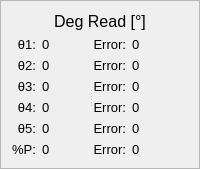
    <widget class="QFrame" name="degRead">
     <property name="frameShape">
      <enum>QFrame::StyledPanel</enum>
     </property>
     <property name="frameShadow">
      <enum>QFrame::Sunken</enum>
     </property>
     <property name="lineWidth">
      <number>2</number>
     </property>
     <layout class="QVBoxLayout" name="verticalLayout_15">
      <item>
       <widget class="QLabel" name="label_5">
        <property name="font">
         <font>
          <pointsize>12</pointsize>
         </font>
        </property>
        <property name="text">
         <string>Deg Read [°]</string>
        </property>
        <property name="alignment">
         <set>Qt::AlignCenter</set>
        </property>
       </widget>
      </item>
      <item>
       <widget class="QSplitter" name="splitter_2">
        <property name="orientation">
         <enum>Qt::Horizontal</enum>
        </property>
        <property name="childrenCollapsible">
         <bool>false</bool>
        </property>
        <widget class="QWidget" name="layoutWidget">
         <property name="font">
          <font/>
         </property>
         <layout class="QHBoxLayout" name="horizontalLayout_7">
          <item>
           <layout class="QVBoxLayout" name="verticalLayout_8">
            <item>
             <widget class="QLabel" name="teta1_dir">
              <property name="sizePolicy">
               <sizepolicy hsizetype="Minimum" vsizetype="Fixed">
                <horstretch>0</horstretch>
                <verstretch>0</verstretch>
               </sizepolicy>
              </property>
              <property name="font">
               <font>
                <pointsize>10</pointsize>
               </font>
              </property>
              <property name="text">
               <string>θ1:</string>
              </property>
              <property name="alignment">
               <set>Qt::AlignRight|Qt::AlignTrailing|Qt::AlignVCenter</set>
              </property>
             </widget>
            </item>
            <item>
             <widget class="QLabel" name="teta2_dir">
              <property name="sizePolicy">
               <sizepolicy hsizetype="Minimum" vsizetype="Fixed">
                <horstretch>0</horstretch>
                <verstretch>0</verstretch>
               </sizepolicy>
              </property>
              <property name="font">
               <font>
                <pointsize>10</pointsize>
               </font>
              </property>
              <property name="text">
               <string>θ2:</string>
              </property>
              <property name="alignment">
               <set>Qt::AlignRight|Qt::AlignTrailing|Qt::AlignVCenter</set>
              </property>
             </widget>
            </item>
            <item>
             <widget class="QLabel" name="teta3_dit">
              <property name="sizePolicy">
               <sizepolicy hsizetype="Minimum" vsizetype="Fixed">
                <horstretch>0</horstretch>
                <verstretch>0</verstretch>
               </sizepolicy>
              </property>
              <property name="font">
               <font>
                <pointsize>10</pointsize>
               </font>
              </property>
              <property name="text">
               <string>θ3:</string>
              </property>
              <property name="alignment">
               <set>Qt::AlignRight|Qt::AlignTrailing|Qt::AlignVCenter</set>
              </property>
             </widget>
            </item>
            <item>
             <widget class="QLabel" name="teta4_dit">
              <property name="sizePolicy">
               <sizepolicy hsizetype="Minimum" vsizetype="Fixed">
                <horstretch>0</horstretch>
                <verstretch>0</verstretch>
               </sizepolicy>
              </property>
              <property name="font">
               <font>
                <pointsize>10</pointsize>
               </font>
              </property>
              <property name="text">
               <string>θ4:</string>
              </property>
              <property name="alignment">
               <set>Qt::AlignRight|Qt::AlignTrailing|Qt::AlignVCenter</set>
              </property>
             </widget>
            </item>
            <item>
             <widget class="QLabel" name="teta5_dir">
              <property name="sizePolicy">
               <sizepolicy hsizetype="Minimum" vsizetype="Fixed">
                <horstretch>0</horstretch>
                <verstretch>0</verstretch>
               </sizepolicy>
              </property>
              <property name="font">
               <font>
                <pointsize>10</pointsize>
               </font>
              </property>
              <property name="text">
               <string>θ5:</string>
              </property>
              <property name="alignment">
               <set>Qt::AlignRight|Qt::AlignTrailing|Qt::AlignVCenter</set>
              </property>
             </widget>
            </item>
            <item>
             <widget class="QLabel" name="teta6_dir">
              <property name="sizePolicy">
               <sizepolicy hsizetype="Minimum" vsizetype="Fixed">
                <horstretch>0</horstretch>
                <verstretch>0</verstretch>
               </sizepolicy>
              </property>
              <property name="font">
               <font>
                <pointsize>10</pointsize>
               </font>
              </property>
              <property name="text">
               <string>%P:</string>
              </property>
              <property name="alignment">
               <set>Qt::AlignRight|Qt::AlignTrailing|Qt::AlignVCenter</set>
              </property>
             </widget>
            </item>
           </layout>
          </item>
          <item>
           <layout class="QVBoxLayout" name="verticalLayout_11">
            <item>
             <widget class="QLabel" name="thR1">
              <property name="sizePolicy">
               <sizepolicy hsizetype="Expanding" vsizetype="Fixed">
                <horstretch>0</horstretch>
                <verstretch>0</verstretch>
               </sizepolicy>
              </property>
              <property name="font">
               <font>
                <pointsize>10</pointsize>
               </font>
              </property>
              <property name="text">
               <string>0</string>
              </property>
              <property name="alignment">
               <set>Qt::AlignLeading|Qt::AlignLeft|Qt::AlignVCenter</set>
              </property>
             </widget>
            </item>
            <item>
             <widget class="QLabel" name="thR2">
              <property name="sizePolicy">
               <sizepolicy hsizetype="Expanding" vsizetype="Fixed">
                <horstretch>0</horstretch>
                <verstretch>0</verstretch>
               </sizepolicy>
              </property>
              <property name="font">
               <font>
                <pointsize>10</pointsize>
               </font>
              </property>
              <property name="text">
               <string>0</string>
              </property>
              <property name="alignment">
               <set>Qt::AlignLeading|Qt::AlignLeft|Qt::AlignVCenter</set>
              </property>
             </widget>
            </item>
            <item>
             <widget class="QLabel" name="thR3">
              <property name="sizePolicy">
               <sizepolicy hsizetype="Expanding" vsizetype="Fixed">
                <horstretch>0</horstretch>
                <verstretch>0</verstretch>
               </sizepolicy>
              </property>
              <property name="font">
               <font>
                <pointsize>10</pointsize>
               </font>
              </property>
              <property name="text">
               <string>0</string>
              </property>
              <property name="alignment">
               <set>Qt::AlignLeading|Qt::AlignLeft|Qt::AlignVCenter</set>
              </property>
             </widget>
            </item>
            <item>
             <widget class="QLabel" name="thR4">
              <property name="sizePolicy">
               <sizepolicy hsizetype="Expanding" vsizetype="Fixed">
                <horstretch>0</horstretch>
                <verstretch>0</verstretch>
               </sizepolicy>
              </property>
              <property name="font">
               <font>
                <pointsize>10</pointsize>
               </font>
              </property>
              <property name="text">
               <string>0</string>
              </property>
              <property name="alignment">
               <set>Qt::AlignLeading|Qt::AlignLeft|Qt::AlignVCenter</set>
              </property>
             </widget>
            </item>
            <item>
             <widget class="QLabel" name="thR5">
              <property name="sizePolicy">
               <sizepolicy hsizetype="Expanding" vsizetype="Fixed">
                <horstretch>0</horstretch>
                <verstretch>0</verstretch>
               </sizepolicy>
              </property>
              <property name="font">
               <font>
                <pointsize>10</pointsize>
               </font>
              </property>
              <property name="text">
               <string>0</string>
              </property>
              <property name="alignment">
               <set>Qt::AlignLeading|Qt::AlignLeft|Qt::AlignVCenter</set>
              </property>
             </widget>
            </item>
            <item>
             <widget class="QLabel" name="pinzaOpen">
              <property name="sizePolicy">
               <sizepolicy hsizetype="Expanding" vsizetype="Fixed">
                <horstretch>0</horstretch>
                <verstretch>0</verstretch>
               </sizepolicy>
              </property>
              <property name="font">
               <font>
                <pointsize>10</pointsize>
               </font>
              </property>
              <property name="text">
               <string>0</string>
              </property>
              <property name="alignment">
               <set>Qt::AlignLeading|Qt::AlignLeft|Qt::AlignVCenter</set>
              </property>
             </widget>
            </item>
           </layout>
          </item>
         </layout>
        </widget>
        <widget class="QWidget" name="layoutWidget">
         <property name="font">
          <font/>
         </property>
         <layout class="QHBoxLayout" name="horizontalLayout_8">
          <item>
           <layout class="QVBoxLayout" name="verticalLayout_9">
            <item>
             <widget class="QLabel" name="encrease1_2">
              <property name="sizePolicy">
               <sizepolicy hsizetype="Minimum" vsizetype="Fixed">
                <horstretch>0</horstretch>
                <verstretch>0</verstretch>
               </sizepolicy>
              </property>
              <property name="font">
               <font>
                <pointsize>10</pointsize>
               </font>
              </property>
              <property name="text">
               <string>Error:</string>
              </property>
              <property name="alignment">
               <set>Qt::AlignRight|Qt::AlignTrailing|Qt::AlignVCenter</set>
              </property>
             </widget>
            </item>
            <item>
             <widget class="QLabel" name="encrease2_2">
              <property name="sizePolicy">
               <sizepolicy hsizetype="Minimum" vsizetype="Fixed">
                <horstretch>0</horstretch>
                <verstretch>0</verstretch>
               </sizepolicy>
              </property>
              <property name="font">
               <font>
                <pointsize>10</pointsize>
               </font>
              </property>
              <property name="text">
               <string>Error:</string>
              </property>
              <property name="alignment">
               <set>Qt::AlignRight|Qt::AlignTrailing|Qt::AlignVCenter</set>
              </property>
             </widget>
            </item>
            <item>
             <widget class="QLabel" name="encrease3_2">
              <property name="sizePolicy">
               <sizepolicy hsizetype="Minimum" vsizetype="Fixed">
                <horstretch>0</horstretch>
                <verstretch>0</verstretch>
               </sizepolicy>
              </property>
              <property name="font">
               <font>
                <pointsize>10</pointsize>
               </font>
              </property>
              <property name="text">
               <string>Error:</string>
              </property>
              <property name="alignment">
               <set>Qt::AlignRight|Qt::AlignTrailing|Qt::AlignVCenter</set>
              </property>
              <property name="indent">
               <number>-1</number>
              </property>
             </widget>
            </item>
            <item>
             <widget class="QLabel" name="encrease4_2">
              <property name="sizePolicy">
               <sizepolicy hsizetype="Minimum" vsizetype="Fixed">
                <horstretch>0</horstretch>
                <verstretch>0</verstretch>
               </sizepolicy>
              </property>
              <property name="font">
               <font>
                <pointsize>10</pointsize>
               </font>
              </property>
              <property name="text">
               <string>Error:</string>
              </property>
              <property name="scaledContents">
               <bool>false</bool>
              </property>
              <property name="alignment">
               <set>Qt::AlignRight|Qt::AlignTrailing|Qt::AlignVCenter</set>
              </property>
              <property name="margin">
               <number>0</number>
              </property>
             </widget>
            </item>
            <item>
             <widget class="QLabel" name="encrease5_2">
              <property name="sizePolicy">
               <sizepolicy hsizetype="Minimum" vsizetype="Fixed">
                <horstretch>0</horstretch>
                <verstretch>0</verstretch>
               </sizepolicy>
              </property>
              <property name="font">
               <font>
                <pointsize>10</pointsize>
               </font>
              </property>
              <property name="text">
               <string>Error:</string>
              </property>
              <property name="alignment">
               <set>Qt::AlignRight|Qt::AlignTrailing|Qt::AlignVCenter</set>
              </property>
             </widget>
            </item>
            <item>
             <widget class="QLabel" name="encrease6_2">
              <property name="sizePolicy">
               <sizepolicy hsizetype="Minimum" vsizetype="Fixed">
                <horstretch>0</horstretch>
                <verstretch>0</verstretch>
               </sizepolicy>
              </property>
              <property name="font">
               <font>
                <pointsize>10</pointsize>
               </font>
              </property>
              <property name="text">
               <string>Error:</string>
              </property>
              <property name="alignment">
               <set>Qt::AlignRight|Qt::AlignTrailing|Qt::AlignVCenter</set>
              </property>
             </widget>
            </item>
           </layout>
          </item>
          <item>
           <layout class="QVBoxLayout" name="verticalLayout_12">
            <item>
             <widget class="QLabel" name="thEr1">
              <property name="sizePolicy">
               <sizepolicy hsizetype="Expanding" vsizetype="Fixed">
                <horstretch>0</horstretch>
                <verstretch>0</verstretch>
               </sizepolicy>
              </property>
              <property name="font">
               <font>
                <pointsize>10</pointsize>
               </font>
              </property>
              <property name="text">
               <string>0</string>
              </property>
              <property name="alignment">
               <set>Qt::AlignLeading|Qt::AlignLeft|Qt::AlignVCenter</set>
              </property>
             </widget>
            </item>
            <item>
             <widget class="QLabel" name="thEr2">
              <property name="sizePolicy">
               <sizepolicy hsizetype="Expanding" vsizetype="Fixed">
                <horstretch>0</horstretch>
                <verstretch>0</verstretch>
               </sizepolicy>
              </property>
              <property name="font">
               <font>
                <pointsize>10</pointsize>
               </font>
              </property>
              <property name="text">
               <string>0</string>
              </property>
              <property name="alignment">
               <set>Qt::AlignLeading|Qt::AlignLeft|Qt::AlignVCenter</set>
              </property>
             </widget>
            </item>
            <item>
             <widget class="QLabel" name="thEr3">
              <property name="sizePolicy">
               <sizepolicy hsizetype="Expanding" vsizetype="Fixed">
                <horstretch>0</horstretch>
                <verstretch>0</verstretch>
               </sizepolicy>
              </property>
              <property name="font">
               <font>
                <pointsize>10</pointsize>
               </font>
              </property>
              <property name="text">
               <string>0</string>
              </property>
              <property name="alignment">
               <set>Qt::AlignLeading|Qt::AlignLeft|Qt::AlignVCenter</set>
              </property>
             </widget>
            </item>
            <item>
             <widget class="QLabel" name="thEr4">
              <property name="sizePolicy">
               <sizepolicy hsizetype="Expanding" vsizetype="Fixed">
                <horstretch>0</horstretch>
                <verstretch>0</verstretch>
               </sizepolicy>
              </property>
              <property name="font">
               <font>
                <pointsize>10</pointsize>
               </font>
              </property>
              <property name="text">
               <string>0</string>
              </property>
              <property name="alignment">
               <set>Qt::AlignLeading|Qt::AlignLeft|Qt::AlignVCenter</set>
              </property>
             </widget>
            </item>
            <item>
             <widget class="QLabel" name="thEr5">
              <property name="sizePolicy">
               <sizepolicy hsizetype="Expanding" vsizetype="Fixed">
                <horstretch>0</horstretch>
                <verstretch>0</verstretch>
               </sizepolicy>
              </property>
              <property name="font">
               <font>
                <pointsize>10</pointsize>
               </font>
              </property>
              <property name="text">
               <string>0</string>
              </property>
              <property name="alignment">
               <set>Qt::AlignLeading|Qt::AlignLeft|Qt::AlignVCenter</set>
              </property>
             </widget>
            </item>
            <item>
             <widget class="QLabel" name="pinzaOpenErr">
              <property name="sizePolicy">
               <sizepolicy hsizetype="Expanding" vsizetype="Fixed">
                <horstretch>0</horstretch>
                <verstretch>0</verstretch>
               </sizepolicy>
              </property>
              <property name="font">
               <font>
                <pointsize>10</pointsize>
               </font>
              </property>
              <property name="text">
               <string>0</string>
              </property>
              <property name="alignment">
               <set>Qt::AlignLeading|Qt::AlignLeft|Qt::AlignVCenter</set>
              </property>
             </widget>
            </item>
           </layout>
          </item>
         </layout>
        </widget>
       </widget>
      </item>
     </layout>
    </widget>
